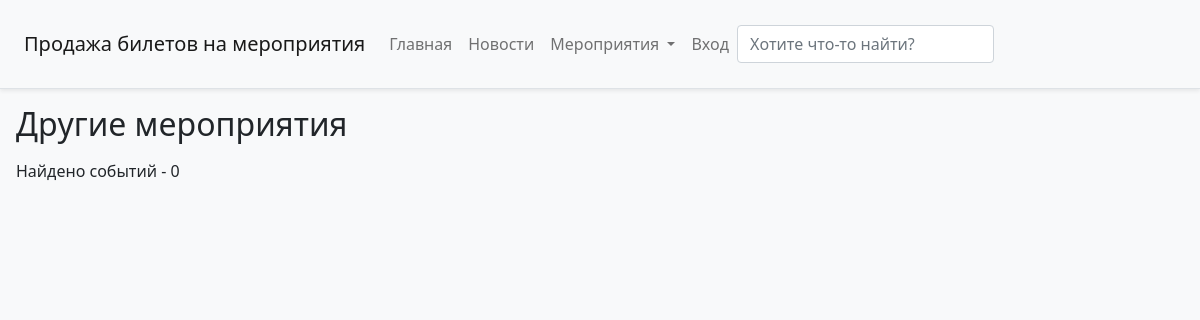
/other, run on an earlier commit of the app's database.
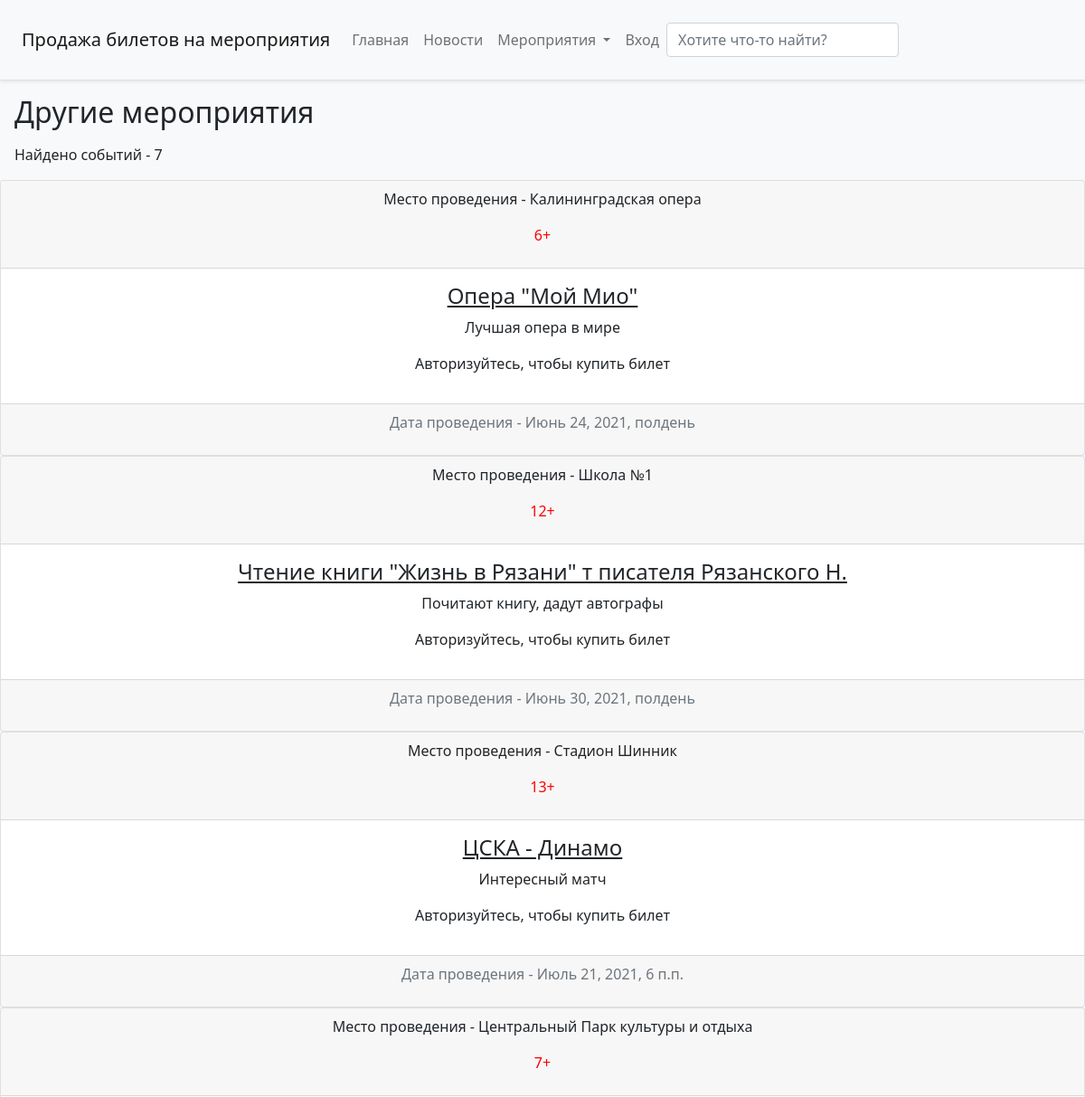
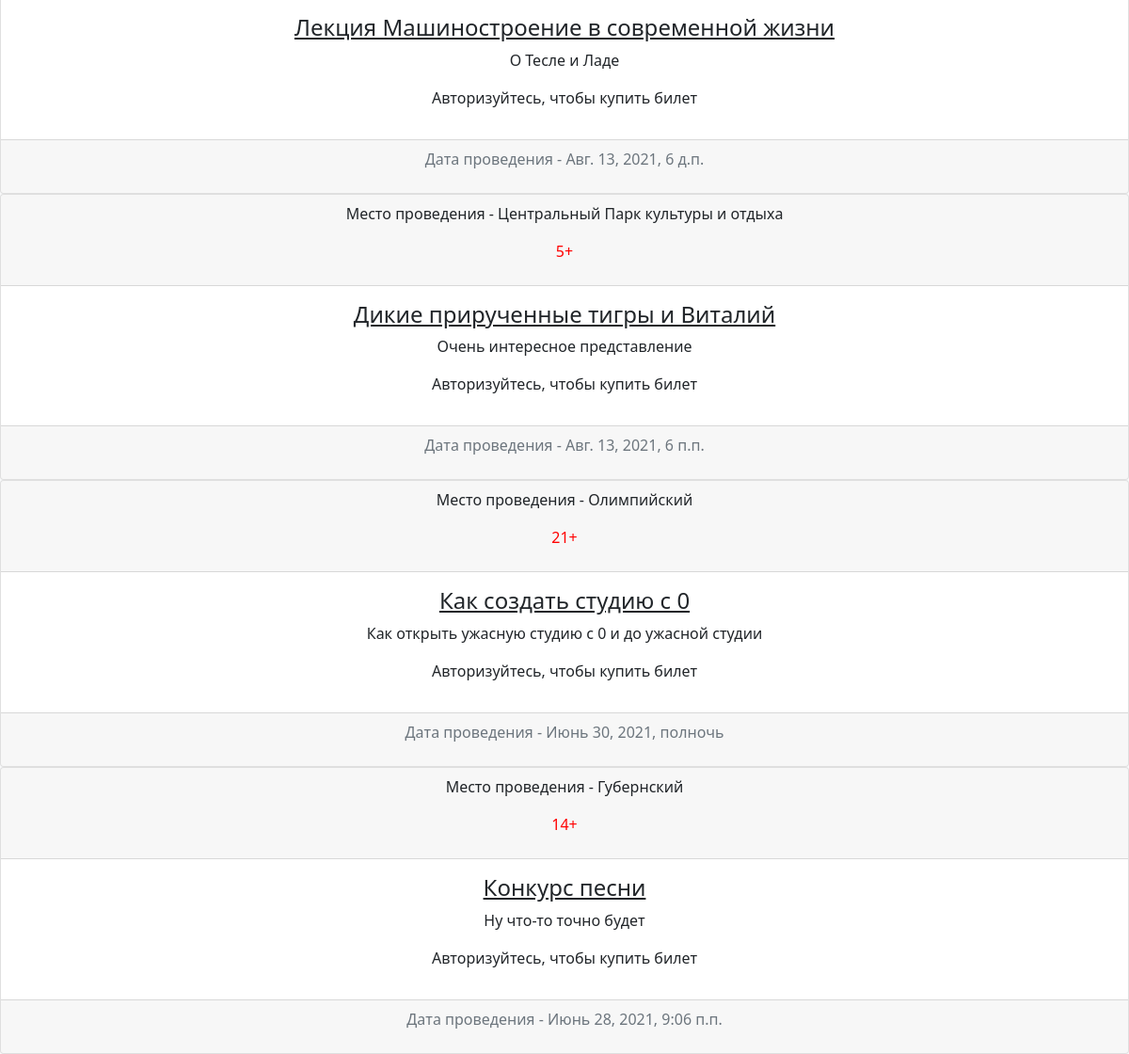
And on a later commit of the database (2 pictures, top to bottom).
### main/models.py (models this page shows, shortened)
class Event(models.Model):
    id = models.AutoField(primary_key=True)
    Name = models.TextField('Название')
    Date = models.DateTimeField('Дата и время мероприятия')
    Place_id = models.ForeignKey(Places, on_delete=models.CASCADE)
    About = models.TextField('Описание мероприятия')
    TypeId = models.ForeignKey(EventTypes, on_delete=models.CASCADE)
    ConfineId = models.ForeignKey(Confines, on_delete=models.CASCADE)
    class Meta:
        verbose_name= 'Мероприятие'
        verbose_name_plural= 'Мероприятия'

class Places(models.Model):
    id = models.AutoField(primary_key=True)
    Name = models.TextField('Название места')
    About = models.TextField('Описание места')
    TypeId = models.ForeignKey(PlaceType, on_delete=models.CASCADE)
    Adress = models.TextField('Адрес проведения мероприятия')
    CityId = models.ForeignKey(City, on_delete=models.CASCADE)
    class Meta:
        verbose_name = 'Площадка проведения мероприятия'
        verbose_name_plural = 'Площадки проведения мероприятий'
    def __str__(self):
        return self.Name

class Confines(models.Model):
    id = models.AutoField(primary_key=True)
    Name = models.TextField('Название')
    About = models.TextField('Описание')
    class Meta:
        verbose_name= 'Ограничение'
        verbose_name_plural= 'Ограничения'
    def __str__(self):
        return self.Name

### main/views.py (the view)
# urls.py: path('other', views.other, name='other'),
def other(request):
        event = Event.objects.exclude(TypeId=1).exclude(TypeId=2)
        count = Event.objects.exclude(TypeId=1).exclude(TypeId=2).count()
        return render(request, 'main/other.html', {'event':event, 'count':count})

### main/templates/main/other.html (shortened to what this page needs)
{% extends 'main/base.html' %}
{% block name %}
 <h2 class="m-3">Другие мероприятия</h2>
 <p class="m-3">Найдено событий - {{ count }}</p>
 {% for el in event %}
 <div class="card text-center">
  <div class="card-header">
      <p>Место проведения - {{ el.Place_id }}</p>
          <p style="color:red">{{ el.ConfineId }}</p>
  </div>
  <div class="card-body">
      <h4 class="card-title"><a class="link-dark" href="{% url 'events' id=el.id %}">{{ el.Name }}</a></h4>
    <p class="card-text">{{ el.About }}</p>
    {% if user.is_authenticated %}
      <a href="{% url 'events' id=el.id %}" class="btn btn-outline-dark">Купить</a>
      {% else %}
      <p>Авторизуйтесь, чтобы купить билет</p>
      {% endif %}
  </div>
  <div class="card-footer text-muted">
        <p>Дата проведения - {{ el.Date }}</p>
  </div>
  </div>
 {% endfor %}
{% endblock %}

### main/templates/main/base.html (shortened to what this page needs)
<!doctype html>
<html lang="ru">
<head>
    <link href="https://cdn.jsdelivr.net/npm/bootstrap@5.0.0-beta1/dist/css/bootstrap.min.css" rel="stylesheet">
</head>
<body class="bg-light">
<header class="d-flex flex-column flex-md-row align-items-center p-3 px-md-4 mb-3 border-bottom shadow-sm">
    <nav class="navbar navbar-expand-lg navbar-light">
  <a class="navbar-brand" href="{% url 'home' %}">Продажа билетов на мероприятия</a>
  <div class="collapse navbar-collapse" id="navbarSupportedContent">
    <ul class="navbar-nav mr-auto">
      <li class="nav-item active">
        <a class="nav-link" href="{% url 'home' %}">Главная</a>
      </li>
      <li class="nav-item">
        <a class="nav-link"  href="{% url 'about' %}">Новости</a>
      </li>
      <li class="nav-item dropdown">
        <a class="nav-link dropdown-toggle" href="#" id="navbarDropdown" role="button" data-toggle="dropdown" aria-haspopup="true" aria-expanded="false">
          Мероприятия
        </a>
      </li>
        {% if user.is_authenticated %}
        <a class="nav-link" href="{% url 'profile' %}">Профиль</a>
        {% else %}
        <a class="nav-link" href="{% url 'login' %}">Вход</a>
        {% endif %}
    </ul>
      <form class="form-group" action="{% url 'search_results' %}" method="get">
      <input class="form-control" name="q" type="text" placeholder="Хотите что-то найти?">
      </form>
  </div>
</nav>
</header>
<div>
{% block name %}{% endblock %}
</div>
</body>
</html>

What changed in the data, as far as the page shows it:
added Event: Place_id "Калининградская опера", ConfineId "6+", Name "Опера \"Мой Мио\"", About "Лучшая опера в мире", Date "Июнь 24, 2021, полдень"
added Event: Place_id "Школа №1", ConfineId "12+", Name "Чтение книги \"Жизнь в Рязани\" т писателя Рязанского Н.", About "Почитают книгу, дадут автографы", Date "Июнь 30, 2021, полдень"
added Event: Place_id "Стадион Шинник", ConfineId "13+", Name "ЦСКА - Динамо", About "Интересный матч", Date "Июль 21, 2021, 6 п.п."
added Event: Place_id "Центральный Парк культуры и отдыха", ConfineId "7+", Name "Лекция Машиностроение в современной жизни", About "О Тесле и Ладе", Date "Авг. 13, 2021, 6 д.п."
added Event: Place_id "Центральный Парк культуры и отдыха", ConfineId "5+", Name "Дикие прирученные тигры и Виталий", About "Очень интересное представление", Date "Авг. 13, 2021, 6 п.п."
added Event: Place_id "Олимпийский", ConfineId "21+", Name "Как создать студию с 0", About "Как открыть ужасную студию с 0 и до ужасной студии", Date "Июнь 30, 2021, полночь"
added Event: Place_id "Губернский", ConfineId "14+", Name "Конкурс песни", About "Ну что-то точно будет", Date "Июнь 28, 2021, 9:06 п.п."
Also different on the page:
{{ count }}: "0" → "7"
